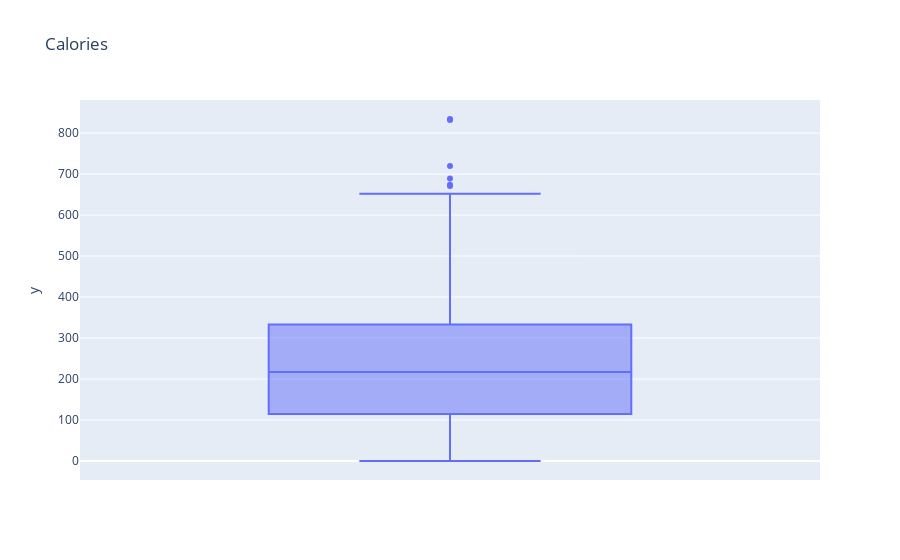

Notebook code cell kept with this figure:
### Code cell
# visualizing calories


fig = px.box(y=df['calories'], title='Calories')
fig.show()

### Figure 1 — Plotly figure (JSON) as saved in the notebook; plotly's stock layout.template omitted (floating-point values rounded to 4 significant figures; data arrays with more than 128 entries replaced by an {"elided": "..."} marker saying what was removed)
{"data": [{"alignmentgroup": "True", "hovertemplate": "y=%{y}<extra></extra>", "legendgroup": "", "marker": {"color": "#636efa"}, "name": "", "notched": false, "offsetgroup": "", "orientation": "v", "showlegend": false, "type": "box", "x0": " ", "xaxis": "x", "y": {"elided": "141 float values"}, "y0": " ", "yaxis": "y"}], "layout": {"boxmode": "group", "legend": {"tracegroupgap": 0}, "title": {"text": "Calories"}, "xaxis": {"anchor": "y", "domain": [0, 1]}, "yaxis": {"anchor": "x", "domain": [0, 1], "title": {"text": "y"}}}}
